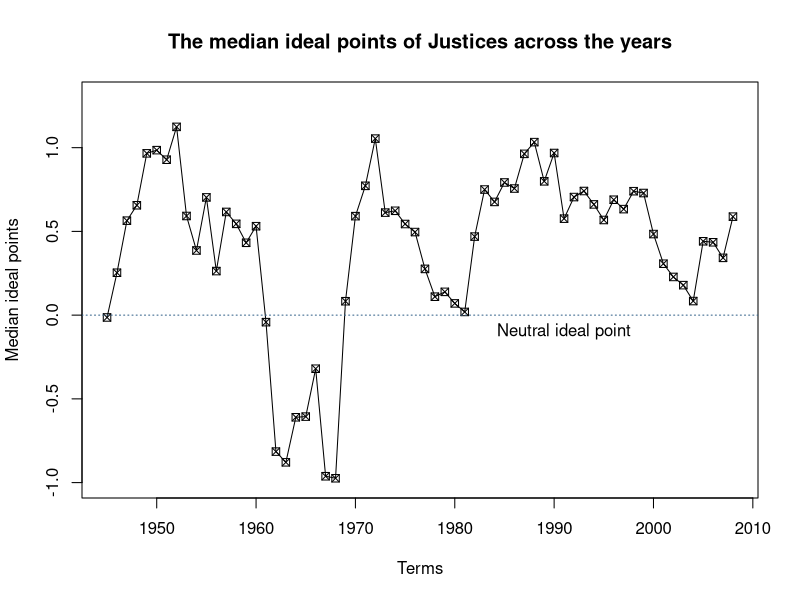
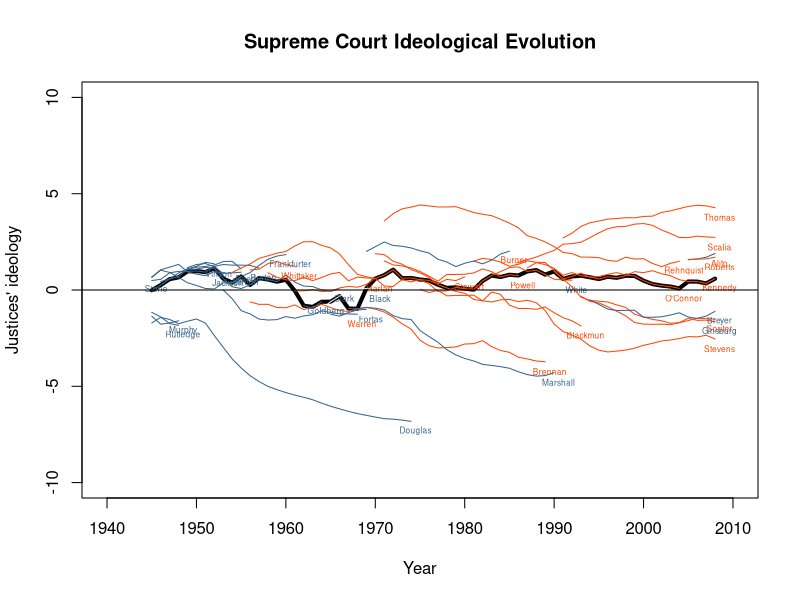
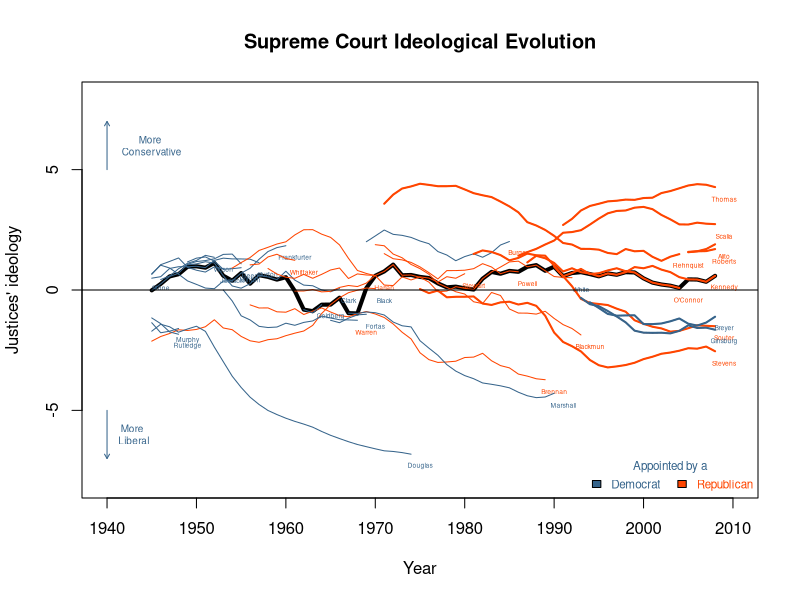

Write the R code that produced these figures, in order.
## ---- chunk 1
justices <- read.csv("data/justices.csv", stringsAsFactors = FALSE)
## ---- chunk 2
median_idealpt=tapply(justices$idealpt, justices$term, median)
justices$median_idealpt = median_idealpt[as.character(justices$term)]
## ---- chunk 3
plot(unique(justices$term), median_idealpt, xlab="Terms", ylab="Median ideal points", type = "o",pch = 7, ylim = c(-1.0, 1.3), main="The median ideal points of Justices across the years" )
abline(h=0, lty=3, col="steelblue4")
text(1991, -0.1, "Neutral ideal point")
## ---- chunk 4
tapply(justices$justice, justices$term, median)
## ---- chunk 5
median_justice = NA
for (i in unique(justices$term)) {
  justice_name= justices$justice[justices$term == i & justices$idealpt == median_idealpt[as.character(i) ]]
  median_justice=c(median_justice, ifelse(length(justice_name) > 0,justice_name, NA) )
}

justice_counts = table(median_justice)
justice_counts
## ---- chunk 6
length(justices$term[justices$justice == "White"])
## ---- chunk 7
mean(justices$idealpt[justices$justice== "White"])
## ---- chunk 8
dem_pres_shift = rep(NA,length(unique(justices$pres[justices$pparty =="D"])))
names(dem_pres_shift) =unique(justices$pres[justices$pparty == "D"])
dem_pres_shift
## ---- chunk 9
rep_pres_shift = rep(NA,length(unique(justices$pres[justices$pparty =="R"])))
names(rep_pres_shift) = unique(justices$pres[justices$pparty == "R"])
rep_pres_shift
## ---- chunk 10


for (i in names(dem_pres_shift)) {
  dem_pres_data = subset(justices, justices$pres == i &pparty == "D")
  
  first_term = min(dem_pres_data$term, na.rm=T)
  last_term = max(dem_pres_data$term, na.rm=T)
  
   if (is.na(first_term) | is.na(last_term) ) {
  shift=NULL   
   } else{
       median_first = median(dem_pres_data$idealpt[as.numeric(dem_pres_data$term) == first_term], na.rm=T)
  median_last = median(dem_pres_data$idealpt[as.numeric(dem_pres_data$term) == last_term],na.rm=T)
       shift = median_last - median_first
   }              

  dem_pres_shift[i] = shift
}
  dem_pres_shift

## ---- chunk 11
for (i in names(rep_pres_shift)) {
  rep_pres_data = subset(justices, justices$pres == i &pparty == "R")
  first_term = min(rep_pres_data$term, na.rm=T)
  last_term = max(rep_pres_data$term, na.rm=T)
   if (is.na(first_term) | is.na(last_term) ) {
  shift=NULL   
   } else{
       median_first = median(rep_pres_data$idealpt[as.numeric(rep_pres_data$term) == first_term], na.rm=T)
  median_last = median(rep_pres_data$idealpt[as.numeric(rep_pres_data$term) == last_term],na.rm=T)
     
   }              

  shift = median_last - median_first
  rep_pres_shift[i] = shift
}
  rep_pres_shift
## ---- chunk 12
mean(dem_pres_shift)
sd(dem_pres_shift)
## ---- chunk 13
mean(rep_pres_shift)
sd(rep_pres_shift)
## ---- chunk 14
names(dem_pres_shift[dem_pres_shift == min(dem_pres_shift)])
min(dem_pres_shift)
## ---- chunk 15
names(rep_pres_shift[rep_pres_shift == max(rep_pres_shift)])
max(rep_pres_shift)
## ---- chunk 16

plot(justices$term, justices$median_idealpt, type= "l", lwd=4, ylim=c(-10,10), xlim=c(1940,2010), ylab = "Justices' ideology", xlab="Year", main="Supreme Court Ideological Evolution")
  for (i in unique(justices$justice)) {
    lines(x = justices$term[justices$justice == i], y = justices$idealpt[justices$justice == i], col=col )
    if (justices$pparty[justices$justice == i][1]=="R") {
      col = "orangered" 
    }
      else { col = "steelblue4"}
    indices = justices$justice == i
    last_term = tail(justices$term[indices], 1)
  last_idealpt = tail(justices$idealpt[indices], 1)
 text(x = last_term +0.5,
       y = last_idealpt-0.5,
       labels = i,
       col = col, cex = 0.5)
}
abline(h=0)

## ---- chunk 17
x <- c(1,3,2,5,4)
y <- c(3,4,6)

res_match <- x %in% y
res_match
# You can count how many elements were matched by using `sum(res_match)`
sum(res_match)
## ---- chunk 18
plot(justices$term, justices$median_idealpt, type= "l", lwd=4, ylim=c(-8,8), xlim=c(1940,2010), ylab = "Justices' ideology", xlab="Year", main="Supreme Court Ideological Evolution")
  for (i in unique(justices$justice)) {
    lines(x = justices$term[justices$justice == i], y = justices$idealpt[justices$justice == i], col=col )
    if (justices$pparty[justices$justice == i][1]=="R") {
      col = "orangered" 
    }
      else { col = "steelblue4"}
    indices = justices$justice == i
    last_term = tail(justices$term[indices], 1)
  last_idealpt = tail(justices$idealpt[indices], 1)
 text(x = last_term +1,
       y = last_idealpt-0.5,
       labels = i,
       col = col, cex = 0.4)
 
     if (tail(justices$term[justices$justice == i],1) >= 2000 & tail(justices$term[justices$justice == i],1)<= 2008) {
      lines(x = justices$term[justices$justice == i], y = justices$idealpt[justices$justice == i], col = col, lwd = 2, cex=1)
    } else {
    }
}
abline(h=0)
arrows(x0 = 1940, y0 = -5, y1 = -7, length = 0.05, angle = 30, code = 2, col = "steelblue4")
text(x=1945, y=6, "More \nConservative", cex= 0.6, col="steelblue4")
arrows(x0=1940, y0=5, y1 = 7, length=0.05, angle=30, code=2, col="steelblue4")
text(x=1943, y=-6, "More \nLiberal", cex= 0.6, col="steelblue4")
legend("bottomright",legend = c("Democrat", "Republican"), fill = c("steelblue4", "orangered"), title = "Appointed by a", bty = "n", text.col = c("steelblue4", "orangered"),horiz=T, cex = 0.7)


